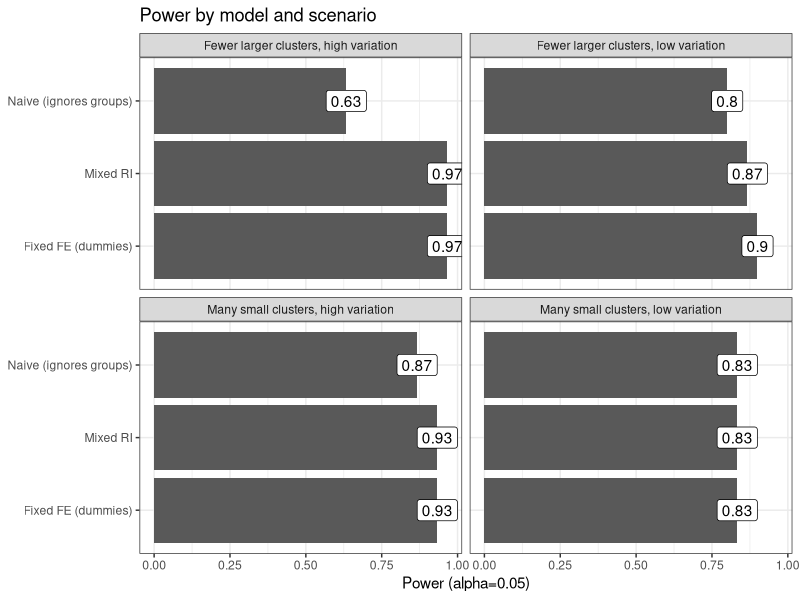

Reproduce this figure in R. (Note: this script raises an error after producing the figure.)
# ============================================================
# Mixed vs Fixed (with group dummies) vs Naive (ignoring groups)
# Power, Type-I error, Bias, RMSE, and CI coverage for beta_trt
# ============================================================

# Packages
suppressPackageStartupMessages({
  library(lme4)        # mixed models
  library(lmerTest)    # Satterthwaite df/p-values for lmer
  library(dplyr)       # summarizing
  library(tidyr)       # tidying summaries
  library(ggplot2)     # optional plots
})

set.seed(12345)

# --------------------------
# Core simulator
# --------------------------
# Simulate clustered outcomes:
# y_ij = beta0 + beta_trt * trt_ij + u_j + e_ij
# u_j ~ N(0, tau^2), e_ij ~ N(0, sigma^2)
# Treatment randomized within clusters with prob p_trt
sim_one <- function(J = 100, beta_trt = 0.30, beta0 = 0,sigma = 1.0, tau = 1.7, p_trt = 0.5, m = 5) {


  m_j <- rpois(J, lambda = m)  # or rnbinom, etc.
  group <- rep(seq_len(J), times = m_j)
  N <- length(group)
  z_j <- rnorm(J)
  u <- rnorm(J, 0, tau)
  p_j <- rep(p_trt, J)
  trt <- rbinom(N, 1, p_j[group])
  x <- rnorm(N)
  eta <- beta0 + beta_trt * trt + (0.7*x)+ u[group]
  y <- eta + rnorm(N, 0, sigma)

  data.frame(y, trt = as.numeric(trt), group = factor(group))
}

# --------------------------
# Fitters that return key stats for the treatment coefficient
# --------------------------
extract_lm <- function(fit, par = "trt") {
  co <- summary(fit)$coef
  if (!(par %in% rownames(co))) return(data.frame(est=NA,se=NA,df=NA,p=NA,low=NA,high=NA))
  est <- co[par, "Estimate"]
  se  <- co[par, "Std. Error"]
  df  <- fit$df.residual
  tval <- est / se
  p <- 2*pt(abs(tval), df = df, lower.tail = FALSE)
  # 95% CI (t-based)
  crit <- qt(0.975, df = df)
  low <- est - crit * se
  high <- est + crit * se
  data.frame(est=est, se=se, df=df, p=p, low=low, high=high)
}

extract_lmer <- function(fit, par = "trt") {
  # lmerTest gives Satterthwaite df and p-values

  co <- summary(fit)$coef
  if (!(par %in% rownames(co))) return(data.frame(est=NA,se=NA,df=NA,p=NA,low=NA,high=NA))
  est <- co[par, "Estimate"]
  se  <- co[par, "Std. Error"]
  df  <- co[par, "df"]
  p   <- co[par, "Pr(>|t|)"]
  # 95% CI using t with Satterthwaite df
  crit <- qt(0.975, df = df)
  low <- est - crit * se
  high <- est + crit * se
  data.frame(est=est, se=se, df=df, p=p, low=low, high=high)
}

# --------------------------
# One replication: fit three models
# --------------------------
fit_three <- function(dat) {
  options(lmerTest.ddf = "Kenward-Roger")
  # Mixed model (random intercept)
  fit_mixed <- lmer(y ~ trt + (1|group), data = dat, REML = TRUE)
  out_mixed <- extract_lmer(fit_mixed, "trt") %>% mutate(model = "Mixed RI")

  # Fixed effects: all groups as dummies
  fit_fe <- lm(y ~ trt + group, data = dat)  # reference-group coding
  out_fe <- extract_lm(fit_fe, "trt") %>% mutate(model = "Fixed FE (dummies)")

  # Naive (ignores groups)
  fit_naive <- lm(y ~ trt, data = dat)
  out_naive <- extract_lm(fit_naive, "trt") %>% mutate(model = "Naive (ignores groups)")

  bind_rows(out_mixed, out_fe, out_naive)
}

# --------------------------
# Monte Carlo driver
# --------------------------
run_sims <- function(nsim = 1000,
                     J = 100, m = 5,
                     beta_trt = 0.30,
                     sigma = 1.0, tau = 1.5,
                     p_trt = 0.5,
                     alpha = 0.05,
                     scenario_name = "Many small clusters (J=100, m=5)") {

  ICC <- tau^2 / (tau^2 + sigma^2)

  res <- replicate(nsim, {
    dat <- sim_one(J = J, m = m, beta_trt = beta_trt, sigma = sigma, tau = tau)
    ans <- fit_three(dat)
    ans$true <- beta_trt
    ans
  }, simplify = FALSE) %>% bind_rows()

  # metrics
  out <- res %>%
    group_by(model) %>%
    summarise(
      nsim = n(),
      power = mean(p < alpha, na.rm = TRUE),                 # if beta_trt != 0, this is power; if == 0, it's type I error
      bias = mean(est - unique(true), na.rm = TRUE),
      rmse = sqrt(mean((est - unique(true))^2, na.rm = TRUE)),
      mean_se = mean(se, na.rm = TRUE),
      mean_df = mean(df, na.rm = TRUE),
      cover_95 = mean(low <= unique(true) & high >= unique(true), na.rm = TRUE)
    ) %>%
    mutate(ICC = ICC, J = J, m = m, N = J*m, scenario = scenario_name, beta_trt = beta_trt)

  list(summary = out, raw = res)
}

# --------------------------
# Run scenarios
# --------------------------
nsim <- 30  # reduce to 200 if you need it snappy

# Scenario A: Many small clusters (mixed model should shine vs FE on power)
A <- run_sims(nsim = nsim, J = 100, m = 10,
              beta_trt = 0.2, sigma = .7, tau = .3,
              scenario_name = "Many small clusters, low variation")

# Scenario B: Fewer larger clusters (gap narrows)
B <- run_sims(nsim = nsim, J = 25, m = 40,
              beta_trt = 0.2, sigma = .7, tau = .3,
              scenario_name = "Fewer larger clusters, low variation")

C <- run_sims(nsim = nsim, J = 100, m = 10,
              beta_trt = 0.2, sigma = .7, tau = .8,
              scenario_name = "Many small clusters, high variation")

# Scenario B: Fewer larger clusters (gap narrows)
D <- run_sims(nsim = nsim, J = 25, m = 40,
              beta_trt = 0.2, sigma = .7, tau = .8,
              scenario_name = "Fewer larger clusters, high variation")

# Scenario C: Type-I error audit (beta_trt = 0)
E <- run_sims(nsim = nsim, J = 25, m = 20,
              beta_trt = 0, sigma = .7, tau = 1,
              scenario_name = "Type-I error")

# # --------------------------
# # Combine and print summaries
# # --------------------------
 summary_all <- bind_rows(A$summary, B$summary, C$summary, D$summary, E$summary)
# print(summary_all)
#
# # --------------------------
# # Optional: quick plots
# # --------------------------
 # Power (or type-I when beta=0)
 ggplot(filter(summary_all, scenario != "Type-I error"),
        aes(x = model, y = power)) +
   geom_col() +
   facet_wrap(~ scenario, ncol = 2) +
   coord_cartesian(ylim = c(0,1)) +
   labs(title="Power by model and scenario", x = NULL, y = "Power (alpha=0.05)") +
   theme_bw() + theme(legend.position = "none")+
   geom_label(aes(label= round(power,2)))+
  coord_flip()
#
# # # Coverage
#  ggplot(summary_all, aes(x = model, y = cover_95, fill = model)) +
#    geom_col() +
#    facet_wrap(~ scenario, ncol = 1) +
#    coord_cartesian(ylim = c(0,1)) +
#    geom_hline(yintercept = 0.95, linetype = 2) +
# #  labs(title="95% CI Coverage", x = NULL, y = "Coverage") +
#    theme_bw() + theme(legend.position = "none")
# #
# # # RMSE
#  ggplot(summary_all, aes(x = model, y = rmse, fill = model)) +
#    geom_col() +
#   facet_wrap(~ scenario, ncol = 1) +
#    labs(title="RMSE of treatment effect estimate", x = NULL, y = "RMSE") +
#    theme_bw() + theme(legend.position = "none")



###

summary_raw <- bind_rows(
  A$raw %>% mutate(scenario = "Many small clusters, low variation"),
  B$raw %>% mutate(scenario = "Fewer larger clusters, low variation"),
  C$raw %>% mutate(scenario = "Many small clusters, high variation"),
  D$raw %>% mutate(scenario = "Fewer larger clusters, high variation"),
  E$raw %>% mutate(scenario = "Type-I error")
)

ggplot(summary_raw, aes(x = est,  y =model, fill = model))+
  geom_density_ridges(alpha = .4)+
  facet_wrap(~scenario)


ggplot(summary_raw, aes(x = se, y = model, fill = model)) +
  ggridges::geom_density_ridges(alpha = 0.5, scale = 1.1, rel_min_height = 0.01, color = "grey30") +
  facet_wrap(~ scenario, scales = "free_x") +
  labs(
    title = "Distribution of Standard Errors Across Models",
    x = "Estimated SE for β_trt",
    y = NULL
  ) +
  theme_bw(base_size = 12) +
  theme(
    legend.position = "none",
    strip.text = element_text(size = 11, face = "bold"),
    axis.text.y = element_text(size = 10),
    axis.text.x = element_text(size = 9),
    panel.grid.minor = element_blank()
  )

ggplot(summary_all, aes(x = rmse, y = model, fill = model)) +
  ggridges::geom_density_ridges(alpha = 0.5, scale = 1.1, rel_min_height = 0.01, color = "grey30") +
  facet_wrap(~ scenario, scales = "free_x") +
  labs(
    title = "Distribution of Standard Errors Across Models",
    x = "Estimated SE for β_trt",
    y = NULL
  ) +
  theme_bw(base_size = 12) +
  theme(
    legend.position = "none",
    strip.text = element_text(size = 11, face = "bold"),
    axis.text.y = element_text(size = 10),
    axis.text.x = element_text(size = 9),
    panel.grid.minor = element_blank()
  )
